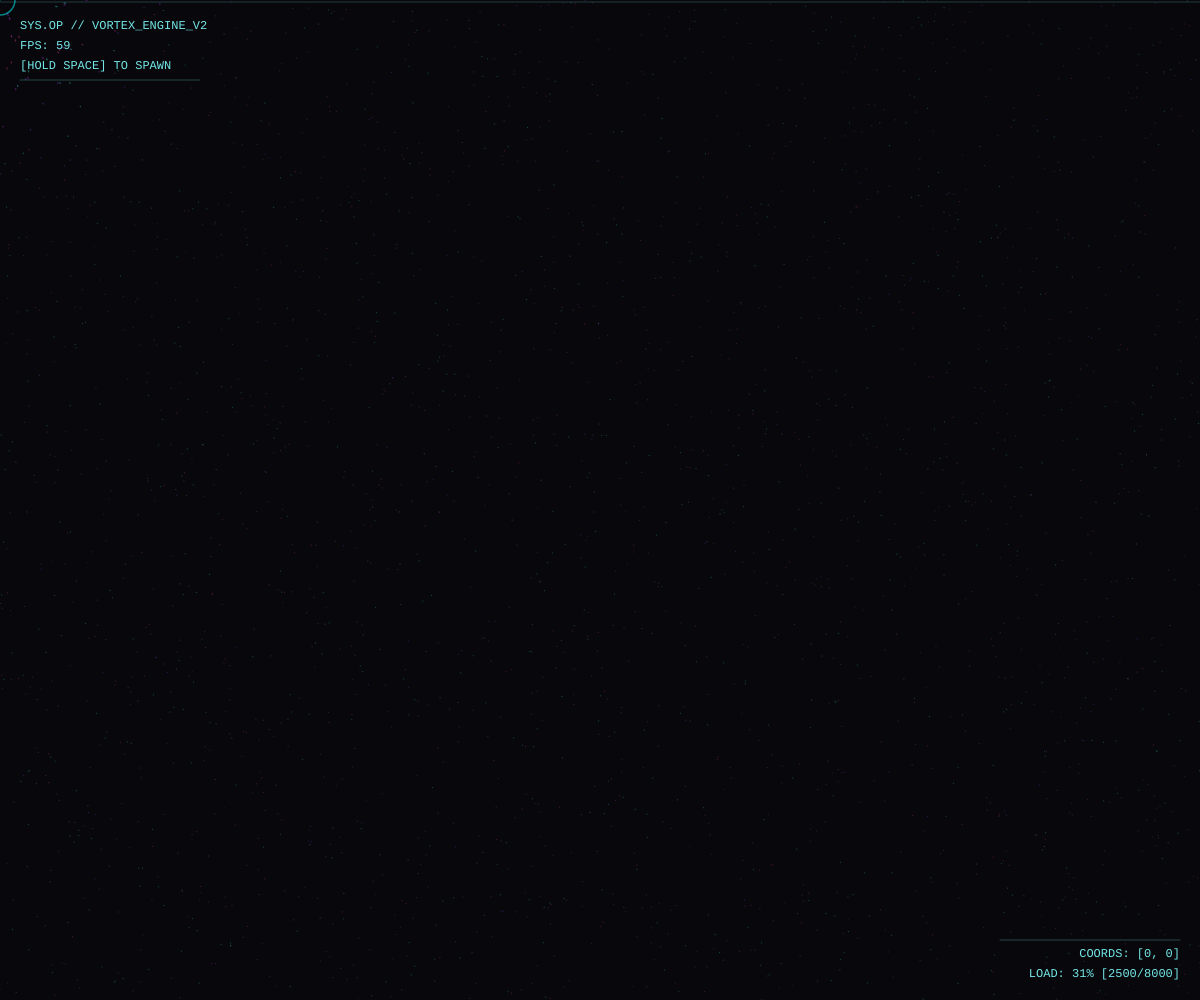
Frame 1 (no input)
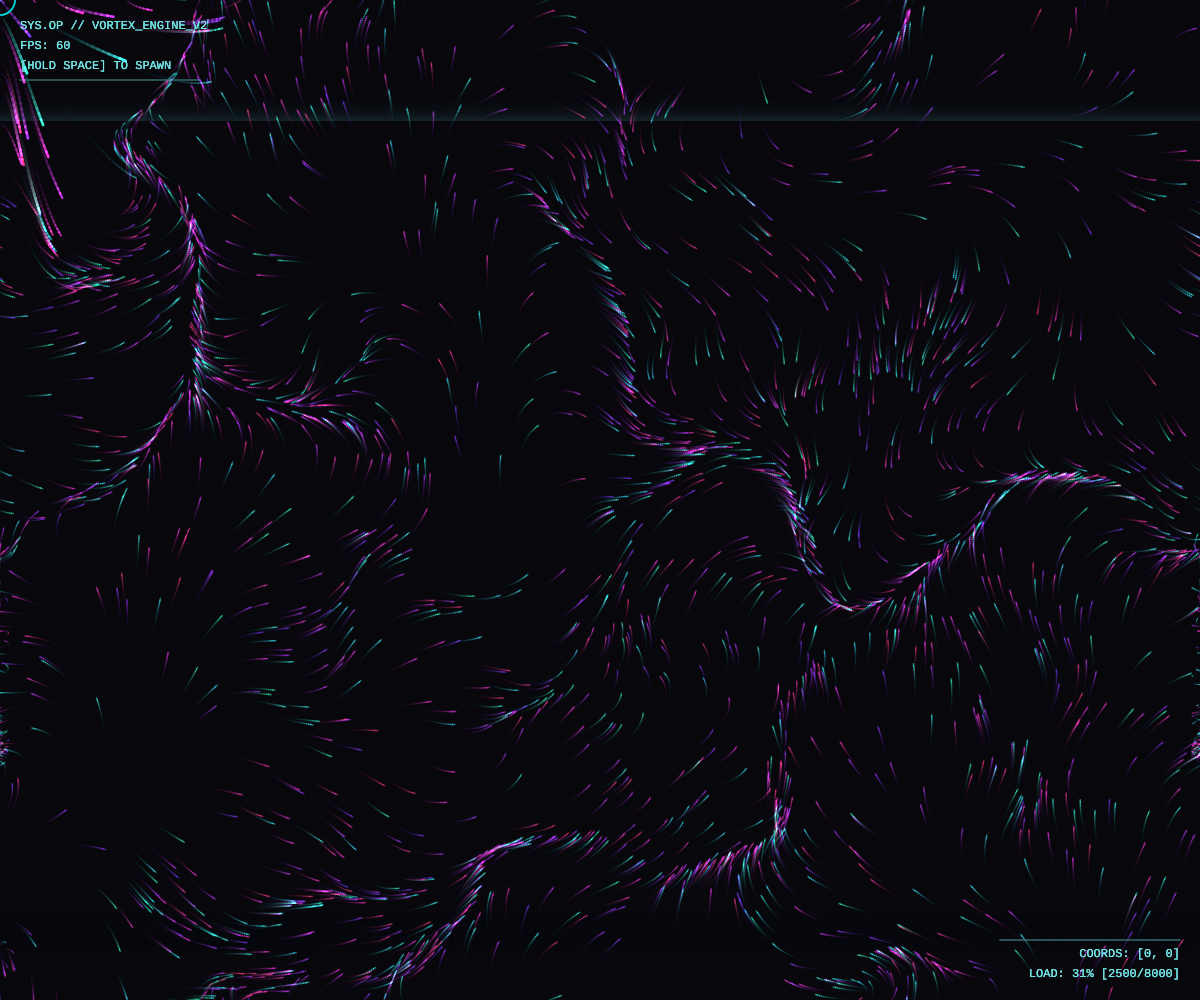
Frame 60 (no input)
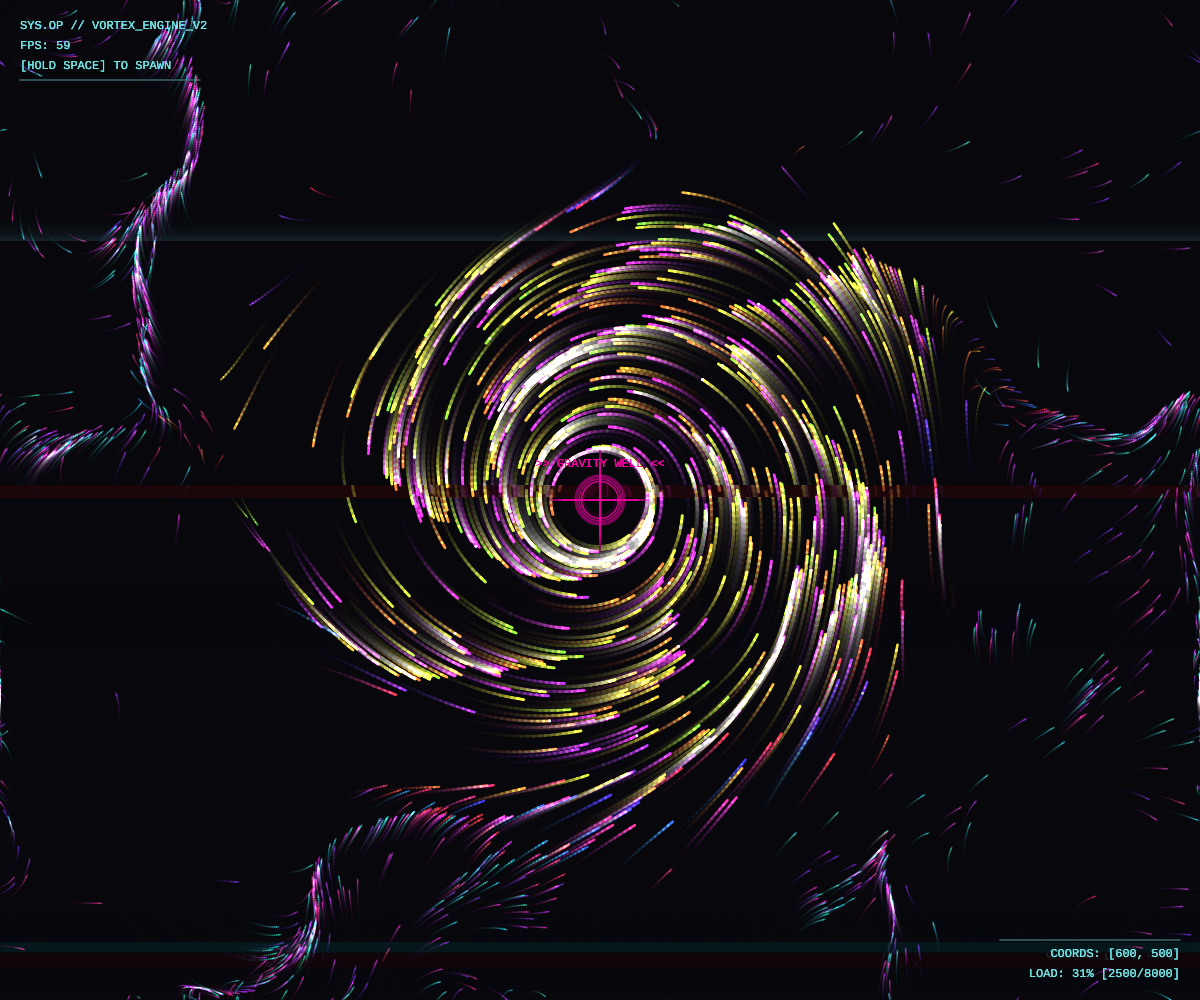
Frame 120 (the mouse pressed at the canvas centre since frame 60)

The p5.js sketch that drew these frames (run headless with seeded random() and noise() and a simulated clock; from frame 60 on, the mouse is pressed at the canvas centre):

// p5.js sketch
// ── sketch.js
/**
 * NEON VORTEX // SYSTEM OVERRIDE v2.0
 *
 * Major Upgrades:
 * - High-performance Float32 particle system (Dynamic Capacity).
 * - HSB Color Mode for vibrant neon aesthetics.
 * - Vortex Physics: Click to create a gravitational black hole.
 * - Fluid Dynamics: Mouse movement creates ripples/repulsion.
 * - Particle Emitter: HOLD SPACEBAR to spawn particles at cursor.
 * - HUD Overlay: Sci-fi reticle and status text.
 * - Glitch & CRT Effects: Screen shake, scanlines, and chromatic aberration simulation.
 */

const MAX_PARTICLES = 8000; // Maximum allowed particles
const INITIAL_PARTICLES = 2500; // Starting count
const NOISE_SCALE = 0.003;
const MAX_SPEED = 6.0;
const FRICTION = 0.94;

// Particle Data: [x, y, vx, vy, prevX, prevY, hue, life]
const P_STRIDE = 8;
let particles;
let particleCount = INITIAL_PARTICLES;
let flowZ = 0;
let scanLineY = 0;

function setup() {
  createCanvas(windowWidth, windowHeight);
  colorMode(HSB, 360, 100, 100, 100);
  background(240, 30, 5); // Deep dark blue/black

  // Allocate max memory upfront
  particles = new Float32Array(MAX_PARTICLES * P_STRIDE);
  initParticles();

  textFont('Courier New');
  strokeCap(ROUND);
}

function initParticles() {
  particleCount = INITIAL_PARTICLES;
  for (let i = 0; i < particleCount; i++) {
    spawnParticle(i, random(width), random(height), true);
  }
}

function spawnParticle(i, x, y, fullReset = false) {
  let idx = i * P_STRIDE;
  particles[idx] = x;
  particles[idx + 1] = y;

  if (fullReset) {
    particles[idx + 2] = 0; // vx
    particles[idx + 3] = 0; // vy
    particles[idx + 4] = x; // prevX
    particles[idx + 5] = y; // prevY

    // Palette: Cyan (170) -> Blue (220) -> Purple (280) -> Pink (320)
    let r = random();
    if (r < 0.33) particles[idx + 6] = random(160, 190); // Cyan
    else if (r < 0.66) particles[idx + 6] = random(260, 290); // Purple
    else particles[idx + 6] = random(300, 340); // Pink

    particles[idx + 7] = random(50, 100); // life
  }
}

function draw() {
  // --- 1. TRAIL FADE EFFECT ---
  blendMode(BLEND);
  noStroke();
  fill(240, 40, 5, 20);
  rect(0, 0, width, height);

  // --- 2. INPUT & SPAWNING ---
  if (keyIsDown(32)) { // SPACE BAR
    let spawnRate = 20; // Particles per frame
    for (let k = 0; k < spawnRate; k++) {
      if (particleCount < MAX_PARTICLES) {
        let idx = particleCount * P_STRIDE;
        let angle = random(TWO_PI);
        let speed = random(2, 6);

        // Initialize manually for emitter effect (burst)
        particles[idx] = mouseX;
        particles[idx + 1] = mouseY;
        particles[idx + 2] = cos(angle) * speed;
        particles[idx + 3] = sin(angle) * speed;
        particles[idx + 4] = mouseX;
        particles[idx + 5] = mouseY;

        // Color logic
        let r = random();
        if (r < 0.33) particles[idx + 6] = random(160, 190);
        else if (r < 0.66) particles[idx + 6] = random(260, 290);
        else particles[idx + 6] = random(300, 340);

        particles[idx + 7] = random(50, 100);

        particleCount++;
      }
    }
  }

  // --- 3. PARTICLE PHYSICS ---
  blendMode(ADD);

  flowZ += 0.005;
  let mx = mouseX;
  let my = mouseY;
  let isInteracting = mouseIsPressed;

  for (let i = 0; i < particleCount; i++) {
    let idx = i * P_STRIDE;

    let x = particles[idx];
    let y = particles[idx + 1];
    let vx = particles[idx + 2];
    let vy = particles[idx + 3];
    let pHue = particles[idx + 6];

    // A. Perlin Noise Flow
    let n = noise(x * NOISE_SCALE, y * NOISE_SCALE, flowZ);
    let angle = n * TWO_PI * 2;
    vx += cos(angle) * 0.15;
    vy += sin(angle) * 0.15;

    // B. Mouse Interaction
    let dx = mx - x;
    let dy = my - y;
    let distSq = dx*dx + dy*dy;

    if (distSq < 150000) {
      let dist = sqrt(distSq);
      let f = (400 - dist) / 400;

      if (isInteracting) {
        // VORTEX MODE
        let spinSpeed = 3.0;
        let pullSpeed = 1.0;

        vx -= (dy / dist) * f * spinSpeed;
        vy += (dx / dist) * f * spinSpeed;
        vx += (dx / dist) * f * pullSpeed;
        vy += (dy / dist) * f * pullSpeed;

        pHue = (pHue + 2) % 360;

      } else {
        // FLUID DISPLACEMENT
        if (dist < 200) {
          let repelF = (200 - dist) / 200;
          vx -= (dx / dist) * repelF * 1.5;
          vy -= (dy / dist) * repelF * 1.5;
        }
      }
    }

    // C. Physics Update
    vx *= FRICTION;
    vy *= FRICTION;

    let speed = sqrt(vx*vx + vy*vy);
    if (speed > MAX_SPEED) {
      vx = (vx / speed) * MAX_SPEED;
      vy = (vy / speed) * MAX_SPEED;
    }

    let nextX = x + vx;
    let nextY = y + vy;

    // D. Rendering
    let bright = map(speed, 0, MAX_SPEED, 60, 100);
    let alpha = map(speed, 0, MAX_SPEED, 40, 100);

    strokeWeight(map(speed, 0, MAX_SPEED, 1, 2.5));
    stroke(pHue, 80, bright, alpha);
    line(x, y, nextX, nextY);

    if (speed > 4 && random() < 0.01) {
      stroke(0, 0, 100);
      point(nextX, nextY);
    }

    // E. Boundary Wrap
    if (nextX < 0) nextX = width;
    if (nextX > width) nextX = 0;
    if (nextY < 0) nextY = height;
    if (nextY > height) nextY = 0;

    particles[idx] = nextX;
    particles[idx + 1] = nextY;
    particles[idx + 2] = vx;
    particles[idx + 3] = vy;
    particles[idx + 6] = pHue;
  }

  // --- 4. UI & POST-PROCESS EFFECTS ---
  blendMode(BLEND);

  // A. Scanline
  scanLineY += 2;
  if (scanLineY > height) scanLineY = 0;
  stroke(180, 50, 100, 10);
  strokeWeight(2);
  line(0, scanLineY, width, scanLineY);

  // B. Glitch / Screen Shake
  let glitchChance = mouseIsPressed ? 0.1 : 0.01;
  if (keyIsDown(32)) glitchChance = 0.05; // Slight glitch on spawn

  if (random() < glitchChance) {
    let y = random(height);
    let h = random(10, 50);
    let xShift = random(-10, 10);
    let img = get(0, y, width, h);
    image(img, xShift, y);

    noStroke();
    fill(random() > 0.5 ? 0 : 180, 100, 100, 20);
    rect(0, y, width, h);
  }

  drawHUD();
}

function drawHUD() {
  // Reticle
  noFill();
  strokeWeight(1.5);

  if (mouseIsPressed) {
    stroke(320, 100, 100, 80);
    let s = 40 + sin(frameCount * 0.5) * 10;
    ellipse(mouseX, mouseY, s);
    line(mouseX - s, mouseY, mouseX + s, mouseY);
    line(mouseX, mouseY - s, mouseX, mouseY + s);

    noStroke();
    fill(320, 100, 100);
    textSize(12);
    textAlign(CENTER, BOTTOM);
    text(">> GRAVITY WELL <<", mouseX, mouseY - 30);

  } else if (keyIsDown(32)) {
    stroke(100, 100, 100, 80); // Greenish for spawn
    let s = 30 + cos(frameCount * 0.8) * 5;
    rectMode(CENTER);
    rect(mouseX, mouseY, s, s);
    rectMode(CORNER);

    noStroke();
    fill(100, 100, 100);
    textSize(12);
    textAlign(CENTER, BOTTOM);
    text(">> EMITTER ACTIVE <<", mouseX, mouseY - 30);
  } else {
    stroke(180, 100, 100, 50);
    ellipse(mouseX, mouseY, 30);
    point(mouseX, mouseY);
  }

  // HUD Info
  fill(180, 50, 90);
  noStroke();
  textAlign(LEFT, TOP);
  text("SYS.OP // VORTEX_ENGINE_V2", 20, 20);
  text("FPS: " + floor(frameRate()), 20, 40);

  // Spacebar Hint
  if (particleCount < MAX_PARTICLES) {
     text("[HOLD SPACE] TO SPAWN", 20, 60);
  } else {
     fill(320, 100, 100);
     text("MAX CAPACITY REACHED", 20, 60);
  }

  fill(180, 50, 90);
  textAlign(RIGHT, BOTTOM);
  text("LOAD: " + floor((particleCount/MAX_PARTICLES)*100) + "% [" + particleCount + "/" + MAX_PARTICLES + "]", width - 20, height - 20);
  text("COORDS: [" + floor(mouseX) + ", " + floor(mouseY) + "]", width - 20, height - 40);

  // Decoration
  stroke(180, 50, 50, 50);
  strokeWeight(1);
  line(20, 80, 200, 80);
  line(width - 20, height - 60, width - 200, height - 60);
}

function windowResized() {
  resizeCanvas(windowWidth, windowHeight);
  background(240, 30, 5);
  // Resetting to initial count to clear screen clutter on resize
  initParticles();
}
